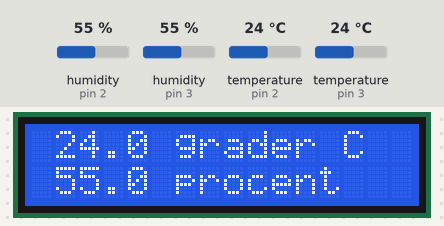
The sketch below on a simulated Arduino Uno, built with avr-gcc and run on an emulated ATmega328P. Parts: 16×2 character LCD. The inputs (shaded band) are chosen by the test bench; at power-on: humidity (sensors on pin 3, pin 2) 55 %, temperature (sensors on pin 2, pin 3) 24 °C. What the sketch prints to the serial monitor is not drawn.

Above: at 3.6 s.
3.7 s: humidity (sensor on pin 3) set to 22 %
At 6.5 s:
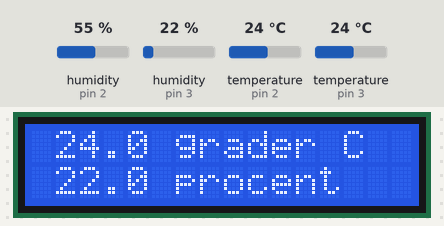
10.5 s: humidity (sensor on pin 2) set to 40 %
At 15.7 s:
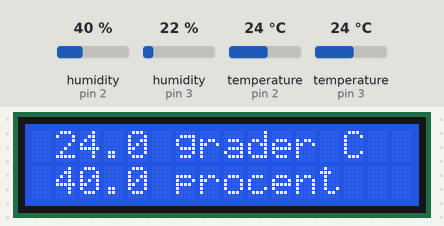
19.0 s: temperature (sensor on pin 2) set to 12 °C
At 21.5 s:
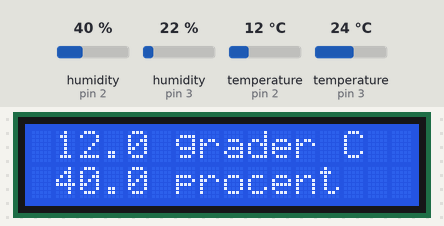
25.5 s: temperature (sensor on pin 3) set to 19 °C
At 30.7 s:
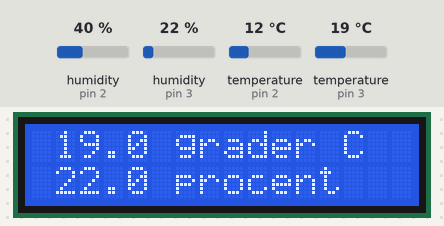
34.0 s: humidity (sensor on pin 2) set to 68 %
At 40.0 s:
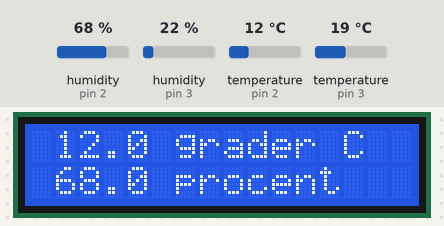
42.5 s: humidity (sensor on pin 3) set to 88 %
At 49.2 s:
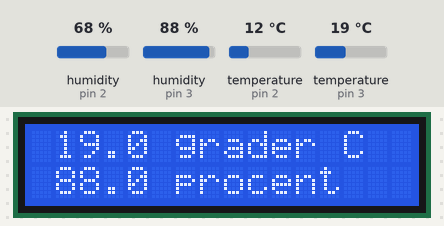
Timing chart, 0 to 50.7 s (numbered marks = the images above; inputs shaded):
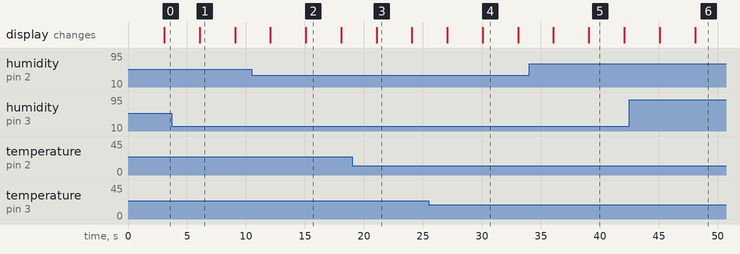

The sketch:

uno_2x_dht11.ino
```cpp
#include <Wire.h>
#include <LiquidCrystal_I2C.h>

#include <DHT.h>
#include <DHT_U.h>

#define DHTPIN1 2
#define DHTPIN2 3
#define DHTTYPE DHT11

LiquidCrystal_I2C lcd(0x27, 2, 1, 0, 4, 5, 6, 7, 3, POSITIVE);

static char tempstr1[15];
static char humstr1[15];
static char tempstr2[15];
static char humstr2[15];


unsigned long postTimer;
unsigned int showSensor = 1;

DHT dht1(DHTPIN1, DHTTYPE);
DHT dht2(DHTPIN2, DHTTYPE);

void setup() {
  Serial.begin(9600);
  lcd.begin(16,2);
}

void loop() {

  if(millis()-postTimer >= 3000UL) {
    postTimer = millis();
    postData();
  }

}

void postData() {

    dtostrf(dht1.readTemperature(),5, 1, tempstr1);
    dtostrf(dht1.readHumidity(),5, 1, humstr1);
    dtostrf(dht2.readTemperature(),5, 1, tempstr2);
    dtostrf(dht2.readHumidity(),5, 1, humstr2);

    if(showSensor == 1) {
      lcd.setCursor(0,0);
      lcd.print(tempstr1);
      lcd.setCursor(6,0);
      lcd.print("grader C");
      lcd.setCursor(0,1);
      lcd.print(humstr1);
      lcd.setCursor(6,1);
      lcd.print("procent");
      Serial.println(tempstr1);
      Serial.println(humstr1);
      showSensor = 2;
    } else {
    lcd.setCursor(0,0);
      lcd.print(tempstr2);
      lcd.setCursor(6,0);
      lcd.print("grader C");
      lcd.setCursor(0,1);
      lcd.print(humstr2);
      lcd.setCursor(6,1);
      lcd.print("procent");
      Serial.println(tempstr2);
      Serial.println(humstr2);
      showSensor = 1;
    }


}
```

Measured:
- after the input at 3.7 s, the display: changes after 2.4 s (image 1)
- after the input at 10.5 s, the display: first differs from a run without the input after 4.6 s (image 2)
- after the input at 19.0 s, the display: changes after 2.1 s (image 3)
- after the input at 25.5 s, the display: first differs from a run without the input after 4.6 s (image 4)
- after the input at 34.0 s, the display: first differs from a run without the input after 5.1 s (image 5)
- after the input at 42.5 s, the display: first differs from a run without the input after 5.6 s (image 6)
- what the display in image 1 shows lasts 3.0 s, from 6.1 s to 9.1 s
